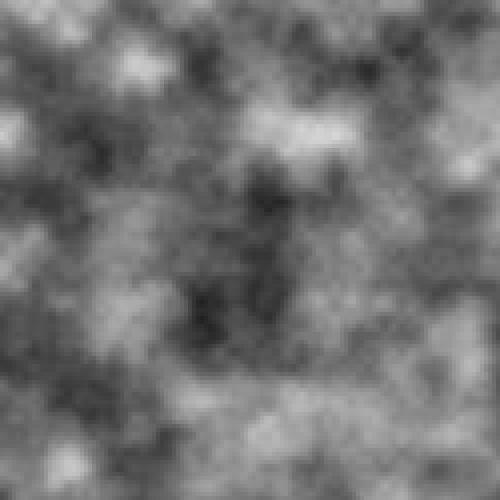
Frame 1 (no input)
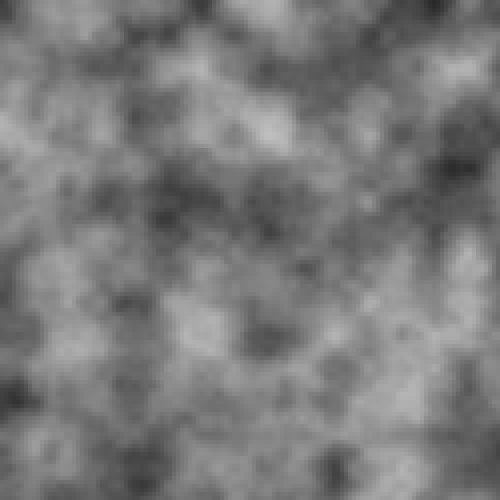
Frame 60 (the mouse pressed at the canvas centre just before this capture)
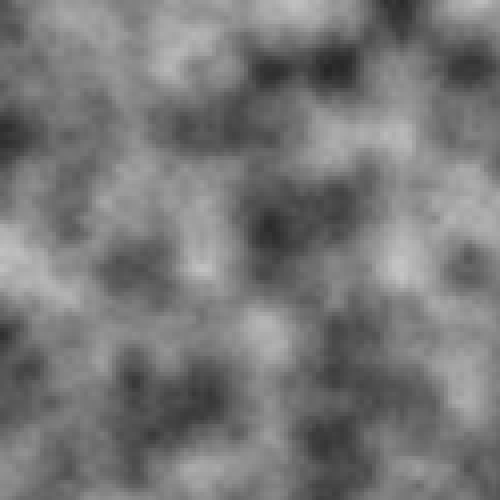
Frame 120 (the mouse held since frame 60 and released just before this capture)

The Processing sketch that drew these frames (run headless with seeded random() and noise(); from frame 60 on, the mouse is pressed at the canvas centre):

// Processing sketch: noise_example
// ── noise_example.pde
float inc = 0.06;
int density = 4;
float znoise = 0.0;
 
void setup(){
  size(500, 500);
  noStroke();
}
 
void draw(){
  float xnoise = 0.0;
  float ynoise = 0.0;
  for(int y = 0; y < height; y += density){
    for(int x = 0; x < width; x += density){
      float n = noise(xnoise, ynoise, znoise) * 256;
      fill(n);
      rect(y, x, density, density);
      xnoise += inc;
    }
    xnoise = 0;
    ynoise += inc;
  }
  znoise += inc;
}
